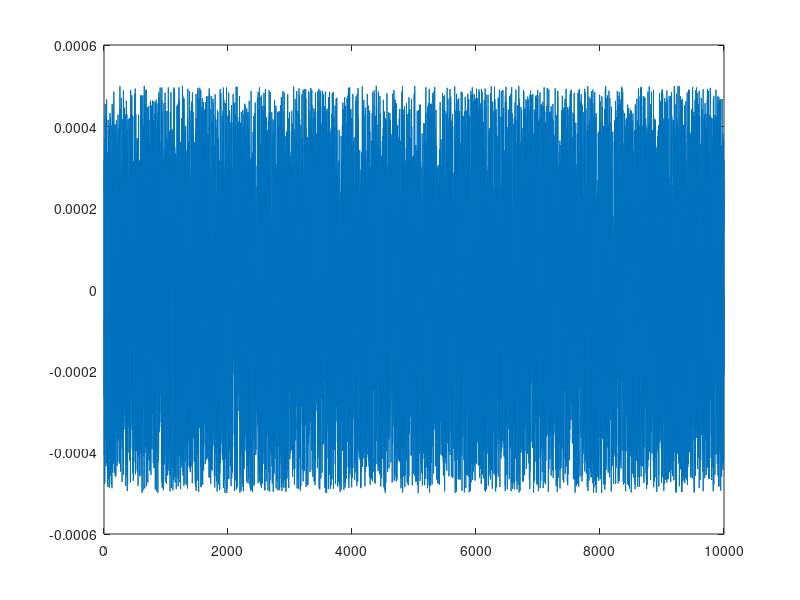
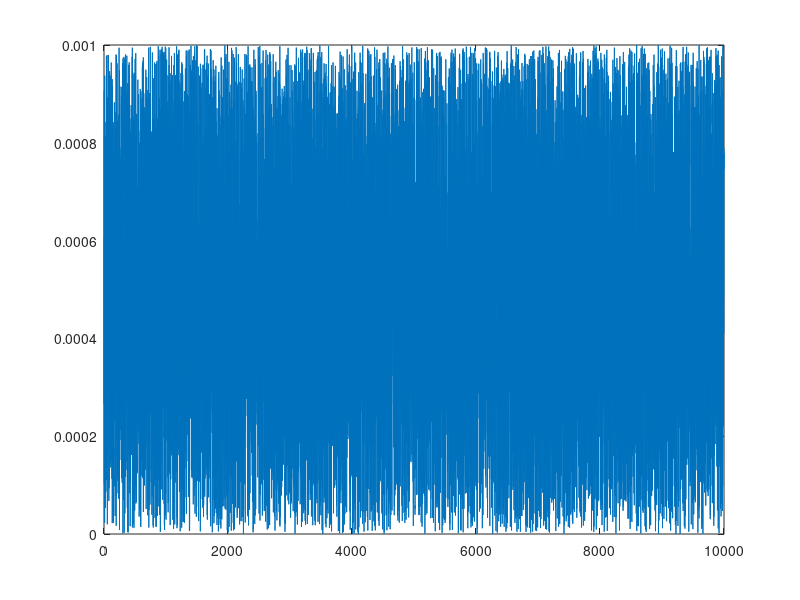
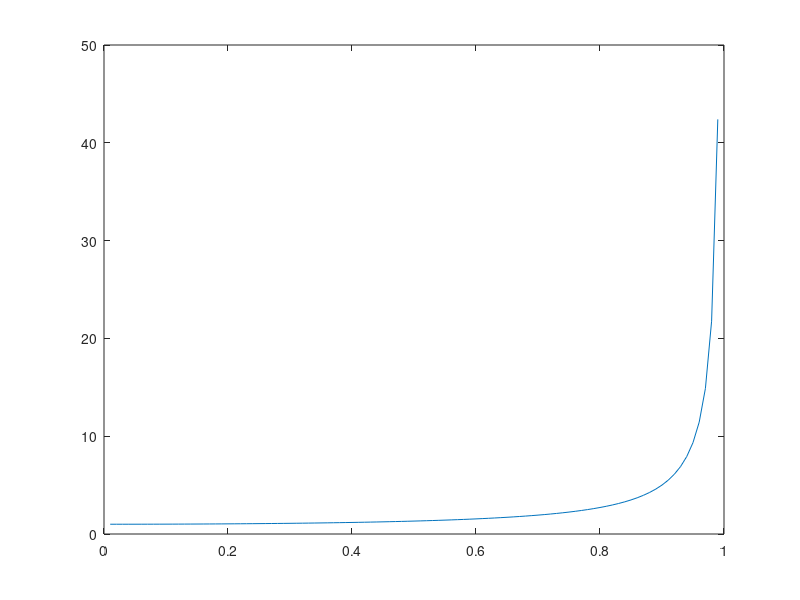

Write MATLAB code to recreate these figures, in order.
clear all
close all

% Exercise 1
delta = 0.001; % delta = 10^-3

s1 = delta*rand(1,10000) - delta/2;  % U[delta/2, delta/2]
%plot(s1)
s2 = delta*rand(1,10000);            % U[0, delta]
s3 = 2*delta*rand(1,10000) - delta;  % U[-delta, delta]

%plot([s1' s2' s3'])
plot(s1)
figure
plot(s2)
figure
plot(s3)

s1_m = mean(s1);
s1_v = var(s1);
s1_p = mean(s1.^2);

s2_m = mean(s2);
s2_v = var(s2);
s2_p = mean(s2.^2);

s3_m = mean(s3);
s3_v = var(s3);
s3_p = mean(s3.^2);

% Exercise 2
a = 0.1;
y(1) = s1(1); % at time 1: y(n) = a*0 + s1(1)
for n=2:10000
    y(n) = a*y(n-1) + s1(n);  % input x[n] = s1[n]
end

y_m = mean(y);
y_v = var(y);
y_p = mean(y.^2);

plot([s1', y'])

% Exercise 5

% Nicolae Cleju
i=1;
for a = 0.01:0.01:0.99  % a goes from 0.01 to 0.99 in steps of 0.01
    
    % Do filtering for every value of a
    y(1) = s1(1); % at time 1: y(n) = a*0 + s1(1)
    for n=2:10000
        y(n) = a*y(n-1) + s1(n);  % input x[n] = s1[n]
    end

    y_m = mean(y);
    y_v = var(y);
    y_p = mean(y.^2);
    
    Q(i) = y_p / s1_p;
    i = i+1;
end  
a_values = 0.01:0.01:0.99;
plot(a_values, Q)